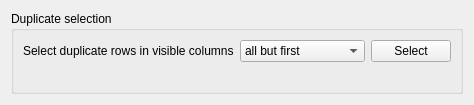
      <widget class="QWidget" name="cleanTab">
       <attribute name="icon">
        <iconset>
         <normaloff>:/images/images/compare.png</normaloff>:/images/images/compare.png</iconset>
       </attribute>
       <attribute name="title">
        <string>Clean</string>
       </attribute>
       <layout class="QGridLayout" name="gridLayout_15">
        <item row="0" column="0">
         <layout class="QGridLayout" name="gridLayout_14">
          <item row="0" column="0" colspan="2">
           <widget class="QGroupBox" name="groupBox">
            <property name="title">
             <string>Duplicate selection</string>
            </property>
            <layout class="QGridLayout" name="gridLayout_16">
             <item row="0" column="1">
              <widget class="QComboBox" name="duplicateComboBox">
               <item>
                <property name="text">
                 <string>all but first</string>
                </property>
               </item>
               <item>
                <property name="text">
                 <string>all but last</string>
                </property>
               </item>
               <item>
                <property name="text">
                 <string>all but shortest url</string>
                </property>
               </item>
               <item>
                <property name="text">
                 <string>all but longest url</string>
                </property>
               </item>
              </widget>
             </item>
             <item row="0" column="2">
              <widget class="QPushButton" name="duplicateButton">
               <property name="text">
                <string>Select</string>
               </property>
               <property name="checkable">
                <bool>true</bool>
               </property>
              </widget>
             </item>
             <item row="0" column="0">
              <widget class="QLabel" name="label">
               <property name="text">
                <string>Select duplicate rows in visible columns</string>
               </property>
              </widget>
             </item>
             <item row="1" column="1">
              <widget class="QLabel" name="infoDuplicates">
               <property name="text">
                <string/>
               </property>
              </widget>
             </item>
            </layout>
           </widget>
          </item>
         </layout>
        </item>
       </layout>
      </widget>
